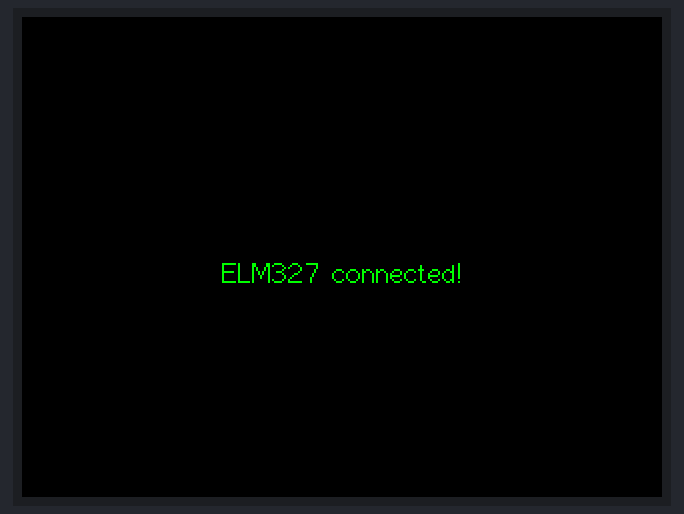
The sketch below on a simulated ESP32. Shown: 320×240 colour display. WiFi joins after 1.5 s; servers stay silent unless stated; storage starts empty; what the sketch prints to the serial monitor is not drawn.

Above: at 2.2 s.
At 5.8 s:
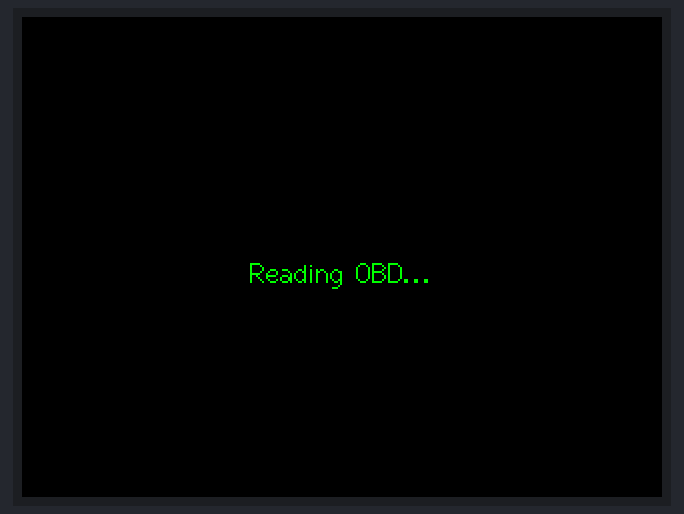
At 7.9 s:
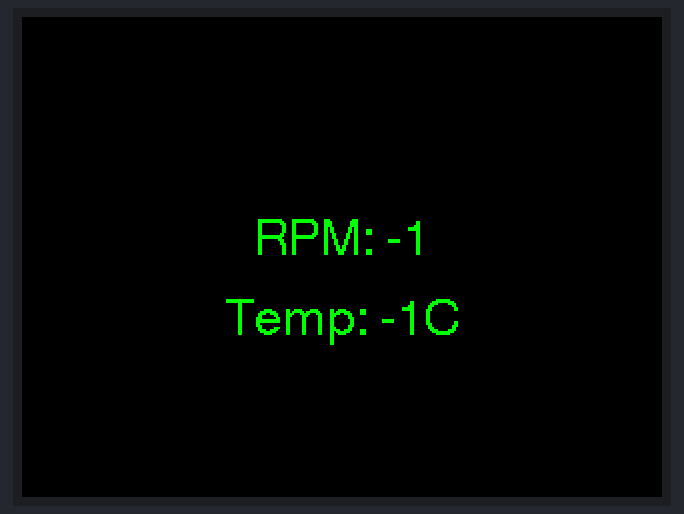

Measured:
- what the display in image 0 shows lasts 3.6 s, from 2.1 s to 5.7 s
- what the display in image 1 shows lasts 2.1 s, from 5.7 s to 7.8 s

The sketch:

elm_connect.ino
```cpp
#include <WiFi.h>
#include <WiFiClient.h>
#include <TFT_eSPI.h>
#include <XPT2046_Touchscreen.h>
#include <SD.h>
#include <SPI.h>

#define SD_CS 5
#define SD_SCK   18
#define SD_MISO  19
#define SD_MOSI  23

File logFile;
const char* logPath = "/obdlog.csv";
const size_t LOG_MAX = 2 * 1024 * 1024; // 2MB


TFT_eSPI tft = TFT_eSPI();
#define TFT_BG TFT_BLACK
#define TFT_TEXT TFT_GREEN

const char* obdSSID = "WiFi-OBDII";
const char* obdPASS = "";
IPAddress obdIP(192, 168, 0, 10);
int obdPort = 35000;

WiFiClient client;

void showMessage(String msg, uint16_t color = TFT_TEXT) {
  tft.fillScreen(TFT_BG);
  tft.setTextColor(color, TFT_BG);
  tft.drawCentreString(msg, 160, 120, 2);
  Serial.println(msg);
}

String sendCommand(String cmd, int wait = 500) {
  client.print(cmd + "\r");
  delay(wait);
  String resp = "";
  while (client.available()) {
    resp += (char)client.read();
  }
  resp.trim();
  Serial.println("> " + cmd);
  Serial.println("< " + resp);
  return resp;
}

void scanSupportedPIDs() {
  Serial.println("\n--- Scanning supported PIDs ---");

  const char* pidGroups[] = {"0100", "0120", "0140", "0160", "0180"};
  for (int i = 0; i < 5; i++) {
    String cmd = pidGroups[i];
    String resp = sendCommand(cmd, 1000);

    int idx = resp.indexOf("41");
    if (idx < 0) continue;

    // Extract 4 bytes (8 hex chars) after "41 xx"
    String hexStr = resp.substring(idx + 4);
    hexStr.trim();

    // Parse bitmask
    uint32_t mask = strtoul(hexStr.substring(0, 8).c_str(), NULL, 16);
    Serial.printf("Supported PIDs for %s:\n", cmd);
    for (int bit = 0; bit < 32; bit++) {
      if (mask & (1UL << (31 - bit))) {
        int pidNum = 1 + bit + (i * 0x20);
        Serial.printf("PID %02X supported\n", pidNum);
      }
    }
    Serial.println();
  }
  Serial.println("--- End of PID scan ---\n");
}


void initSD(){
  // ---- SD INIT ----
  SPI.begin(SD_SCK, SD_MISO, SD_MOSI, SD_CS);

  if (!SD.begin(SD_CS)) {
    Serial.println("SD init FAILED!");
  } else {
    Serial.println("SD init OK!");
  }
  // Rotate log if too large
  if (SD.exists(logPath)) {
    File f = SD.open(logPath);
    if (f && f.size() > LOG_MAX) {
      f.close();
      SD.rename(logPath, "/obdlog_old.csv");
      Serial.println("Rotated obdlog.csv -> obdlog_old.csv");
    } else if (f) f.close();
  }

  // Ensure file exists with a header
  if (!SD.exists(logPath)) {
    File f = SD.open(logPath, FILE_WRITE);
    if (f) {
      f.println("timestamp_ms,rpm,coolant_C");
      f.close();
      Serial.println("Created obdlog.csv with header");
    }
  }
}

void logOBD(int rpm, int coolant) {
  if (!SD.begin(SD_CS)) {
    Serial.println("SD not available for logging.");
    return;
  }

  File f = SD.open(logPath, FILE_APPEND);
  if (!f) {
    Serial.println("Could not open obdlog.csv!");
    return;
  }

  unsigned long t = millis();
  f.printf("%lu,%d,%d\n", t, rpm, coolant);
  f.close();

  Serial.println("Logged to SD.");
}

void setup() {
  Serial.begin(115200);
  Serial.println("  --  SETUP  -- ");

  tft.init();
  tft.setRotation(1);

  initSD();


  showMessage("Connecting Wi-Fi...");

  WiFi.mode(WIFI_STA);
  WiFi.begin(obdSSID, obdPASS);
  while (WiFi.status() != WL_CONNECTED) {
    delay(500);
    Serial.print(".");
  }
  Serial.println();
  Serial.println("Connected! IP: " + WiFi.localIP().toString());
  showMessage("Wi-Fi connected!");

  if (!client.connect(obdIP, obdPort)) {
    showMessage("ELM327 connect failed!", TFT_RED);
    while (1);
  }
  showMessage("ELM327 connected!");

  // Initialize ELM327
  sendCommand("ATZ", 1000);
  sendCommand("ATE0");
  sendCommand("ATL0");
  sendCommand("ATS0");
  sendCommand("ATH0");
  sendCommand("ATSP0");  // auto protocol

  // Scan supported PIDs
  //scanSupportedPIDs();

  showMessage("Reading OBD...");
  delay(1000);
}


void loop() {
  // Request RPM (PID 010C)
  String rpmResp = sendCommand("010C");
  int rpm = -1;
  int idx = rpmResp.indexOf("410C");
  if (idx >= 0 && rpmResp.length() >= idx + 8) {
    String A_str = rpmResp.substring(idx + 4, idx + 6);
    String B_str = rpmResp.substring(idx + 6, idx + 8);
    int A = strtol(A_str.c_str(), NULL, 16);
    int B = strtol(B_str.c_str(), NULL, 16);
    rpm = ((A * 256) + B) / 4;
  }

  // Request coolant temperature (PID 0105)
  String tempResp = sendCommand("0105");
  int temp = -1;
  idx = tempResp.indexOf("4105");
  if (idx >= 0 && tempResp.length() >= idx + 6) {
    String A_str = tempResp.substring(idx + 4, idx + 6);
    int A = strtol(A_str.c_str(), NULL, 16);
    temp = A - 40;
  }

  tft.fillScreen(TFT_BLACK);
  tft.setTextColor(TFT_GREEN, TFT_BLACK);
  tft.drawCentreString("RPM: " + String(rpm), 160, 100, 4);
  tft.drawCentreString("Temp: " + String(temp) + "C", 160, 140, 4);

  logOBD(rpm, temp);
  delay(2000); // update every 2 seconds
}
```
